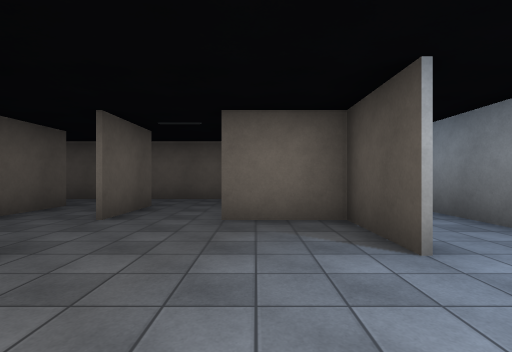
[1] (above)

17 first-person views from a walk through a scene from a Unity 3-D project. The camera is 1.4 m above the floor, looks level and sees 85° across. The floor is counted in squares, 2 m on a side. Each view is taken from the middle of a square. On the plan, view 1 faces up. The plan holds only what a view shows up to about 9 squares ahead; the rest is blank. The place goes on beyond the plan. The player character is not drawn. Surface patterns are stand-ins for the level's own textures.

[2]
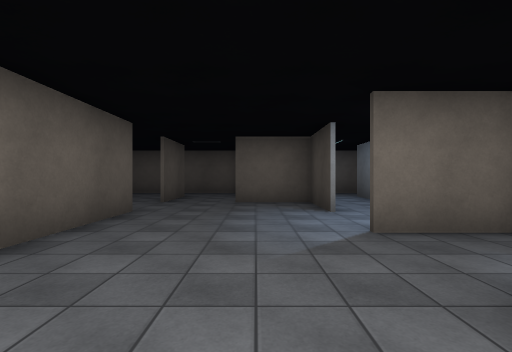

[3]
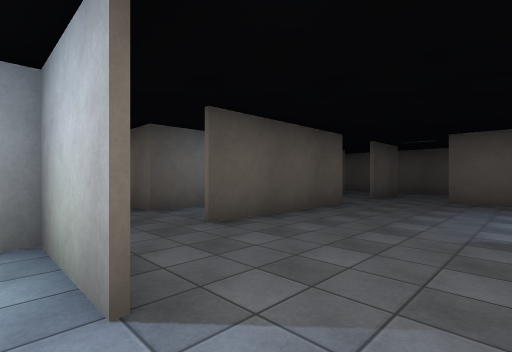

[4]
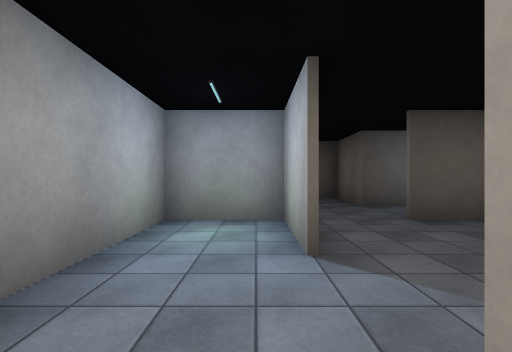

[5]
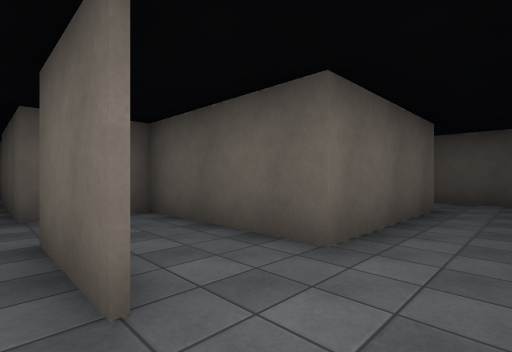

[6]
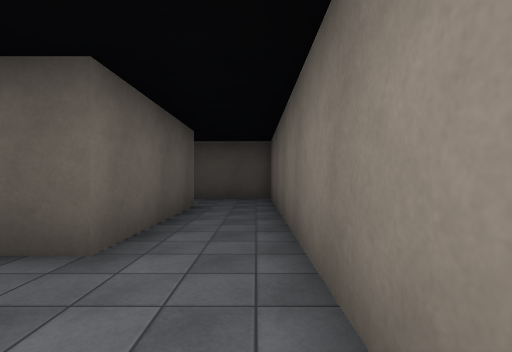

[7]
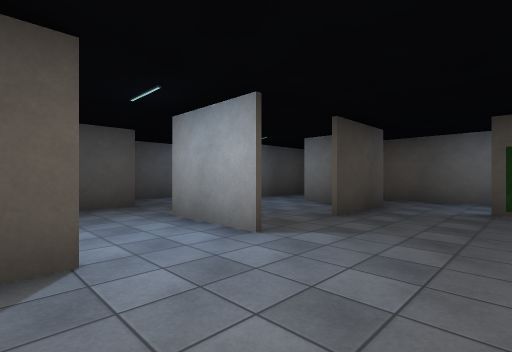

[8]
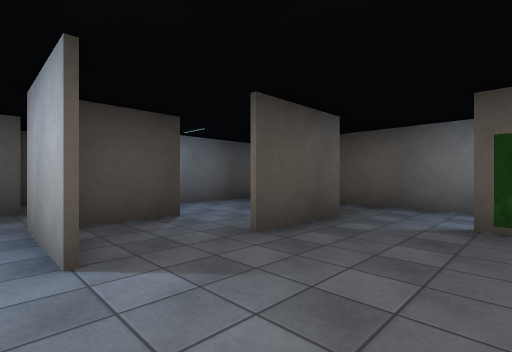

[9]
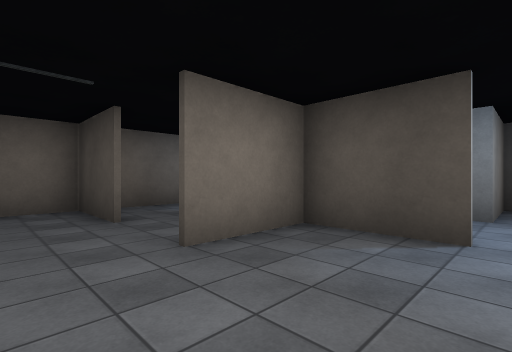

[10]
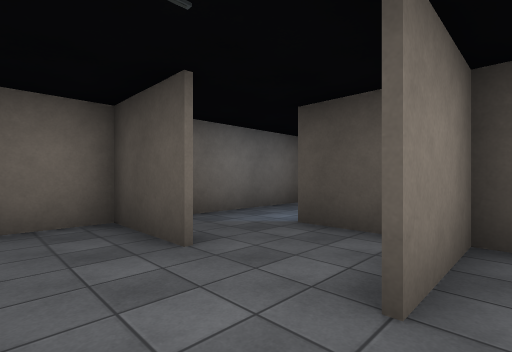

[11]
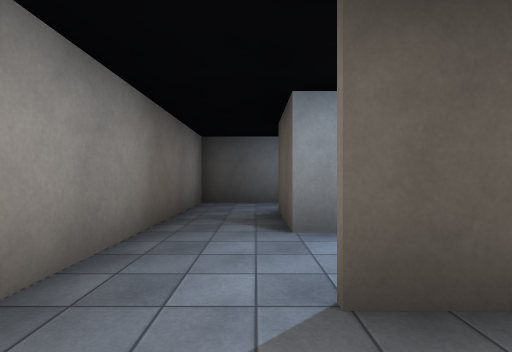

[12]
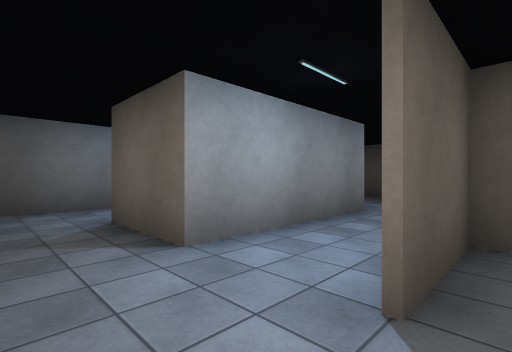

[13]
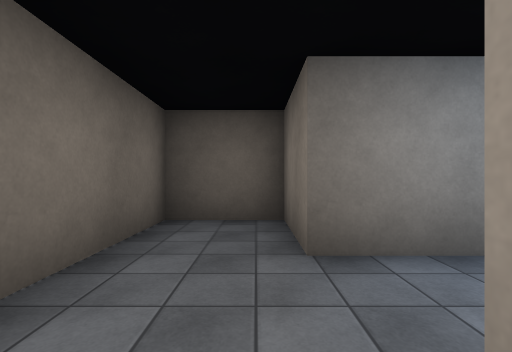

[14]
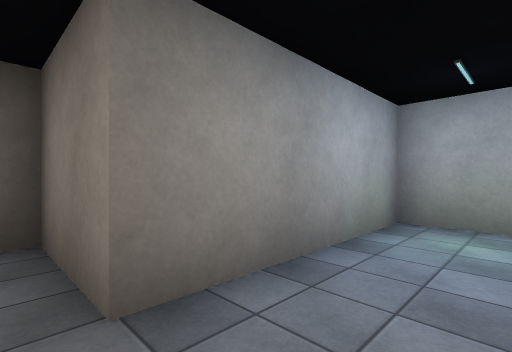

[15]
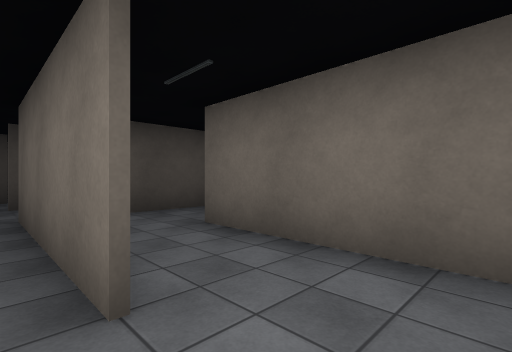

[16]
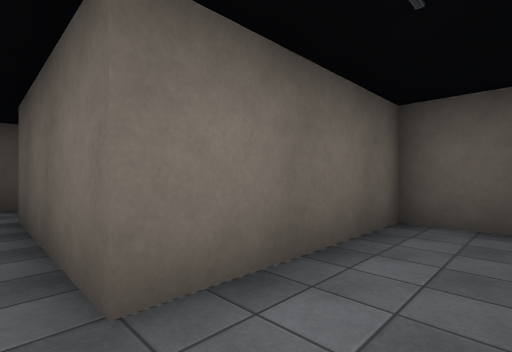

[17]
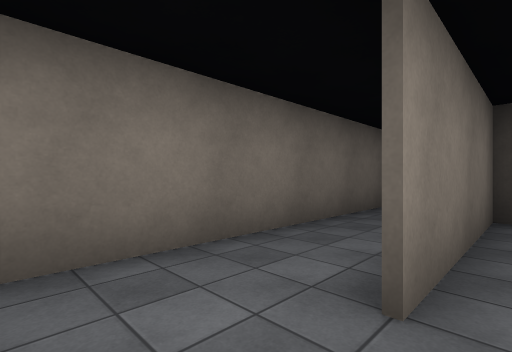

### Floor plan
Ten units are one square. View 1 is at (0, 0); x grows to the right and y downward. Boxes are objects, and circles mark ways between rooms. Rooms are numbered by the first view taken in them; rooms with no view inside come last. Other rooms are left out.
<svg viewBox="-110 -89 189 149">
<path fill="none" stroke="#000" d="M-24 -26 -24 16M15 -24 15 -50M15 -44 -6 -44M32 -5 14 -5M-9 34 -4 34M-36 34 -24 34M34 16 34 0M15 36 15 14M-5 -64 -5 -84 -25 -84M26 34 36 34M-24 -66 -24 -44M-4 35 -24 35 -24 55 25 55M15 -50 15 -66M34 -25 34 -66 56 -66M74 -59 74 -84 2 -84M14 -5 36 -5M-86 -66 -44 -66 -44 -44M-25 -84 -105 -84 -105 -65M-46 -32 -46 -64 -66 -64M-65 -45 -65 -5M-105 -65 -105 -45 -65 -45M-66 -64 -86 -64M-31 -25 -45 -25M-44 -29 -44 15 -65 15 -65 34 -36 34M-44 -44 -44 -29M-45 -26 -24 -26"/>
<circle cx="0" cy="30" r="3" fill="#2a7"/>
<circle cx="0" cy="-60" r="3" fill="#2a7"/>
<circle cx="20" cy="-20" r="3" fill="#2a7"/>
<circle cx="-30" cy="-75" r="3" fill="#2a7"/>
<circle cx="-30" cy="20" r="3" fill="#2a7"/>
<circle cx="-30" cy="-40" r="3" fill="#2a7"/>
<circle cx="-95" cy="-70" r="3" fill="#2a7"/>
<circle cx="-40" cy="-55" r="3" fill="#2a7"/>
<circle cx="-75" cy="-60" r="3" fill="#2a7"/>
<text x="-10" y="-10">1</text>
<text x="0" y="40">2</text>
<text x="20" y="-60">3</text>
<text x="-60" y="-80">4</text>
<text x="-60" y="-30">5</text>
<text x="-90" y="-60">6</text>
<text x="-40" y="10">7</text>
<text x="-40" y="-40">8</text>
</svg>
Room 1 opens to room 2. Room 1 opens to room 3. Room 1 opens to room 4. Room 1 opens to room 7. Room 1 opens to room 8. Room 4 opens to room 6. Room 4 opens to room 8. Room 5 opens to room 6.

Where each view was taken, in squares from view 1:
view 1: 0 up, 0 right, facing up
view 2: 3 down, 0 right, facing up
view 3: 4 down, 1 right, facing up-left
view 4: 4 down, 2 right, facing left
view 5: 8 up, 2 left, facing down-left
view 6: 8 up, 2 left, facing left
view 7: 3 up, 1 left, facing down-right
view 8: 1 up, 1 left, facing down-right
view 9: 2 up, 2 left, facing up-right
view 10: 4 up, 2 left, facing up-right
view 11: 7 up, 0 right, facing right
view 12: 8 up, 1 right, facing down-right
view 13: 2 down, 2 left, facing left
view 14: 2 down, 3 left, facing up-left
view 15: 7 up, 10 left, facing down-right
view 16: 6 up, 6 left, facing down-left
view 17: 6 up, 10 left, facing up-right
